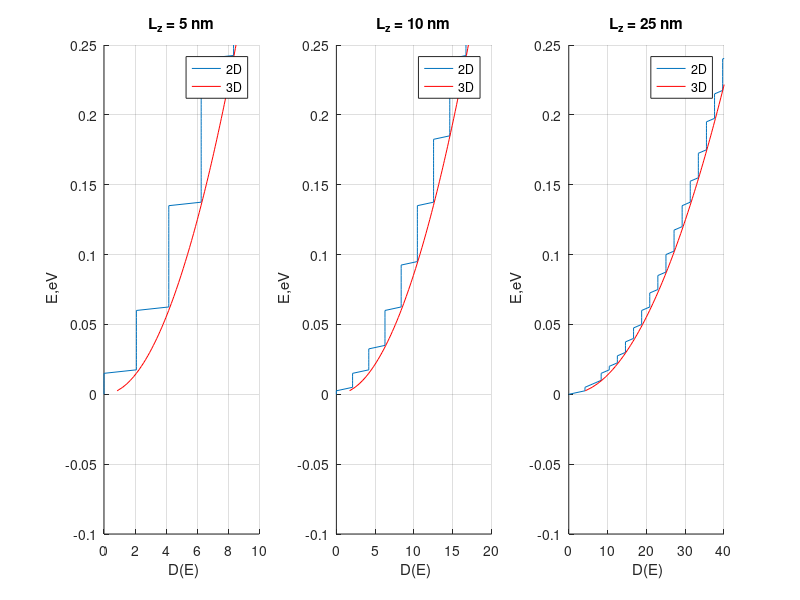

This chart was generated by the following MATLAB code:
clc
clear all 

hbar=1.055e-34;
m=9.110e-31;
e=1.602e-19;
L=1e-9;


Lz1=5e-9;
E0_1=(hbar^2)*(pi^2)/(2*m*Lz1^2);
E0_1 = E0_1/e;
D_2d_1=zeros(1,101);
for p=1:25
E=linspace(0,0.25,101);
thet=(E+abs(E))./(2*E);
EE=E-(p*p*E0_1);
theta=(EE+abs(EE))./(2*EE);
D_2d_1=D_2d_1+((L^2)*e*m*theta./(2*pi*hbar^2));
D_max_3D_1=(L^3)*e*m*thet.*real((2*m*E*e).^0.5)./(2*pi^2*hbar^3);
end


clear thet
clear theta
Lz2=10e-9;
E0_2=(hbar^2)*(pi^2)/(2*m*Lz2^2);
E0_2 = E0_2/e;
D_2d_2=zeros(1,101);
for p=1:25
E=linspace(0,0.25,101);
thet=(E+abs(E))./(2*E);
EE=E-(p*p*E0_2);
theta=(EE+abs(EE))./(2*EE);
D_2d_2=D_2d_2+((L^2)*e*m*theta./(2*pi*hbar^2));
D_max_3D_2=(L^3)*e*m*thet.*real((2*m*E*e).^0.5)./(2*pi^2*hbar^3);
end

clear thet
clear theta
Lz3=25e-9;
E0_3=(hbar^2)*(pi^2)/(2*m*Lz3^2);
E0_3 = E0_3/e;
D_2d_3=zeros(1,101);
for p=1:25
E=linspace(0,0.25,101);
thet=(E+abs(E))./(2*E);
EE=E-(p*p*E0_3);
theta=(EE+abs(EE))./(2*EE);
D_2d_3=D_2d_3+((L^2)*e*m*theta./(2*pi*hbar^2));
D_max_3D_3=(L^3)*e*m*thet.*real((2*m*E*e).^0.5)./(2*pi^2*hbar^3);
end

subplot(1,3,1)
hold on
plot(D_2d_1,E);
plot(D_max_3D_1.*Lz1/L,E,'r');
axis([0 10 -0.1 0.25]);
legend('2D','3D');
xlabel(' D(E)')
ylabel(' E,eV')
grid on
title('L_z = 5 nm')

subplot(1,3,2)
hold on
plot(D_2d_2,E);
plot(D_max_3D_2.*Lz2/L,E,'r');
axis([0 20 -0.1 0.25]);
legend('2D','3D');
xlabel(' D(E)')
ylabel(' E,eV')
grid on
title('L_z = 10 nm')

subplot(1,3,3)
hold on
plot(D_2d_3,E);
plot(D_max_3D_3.*Lz3/L,E,'r');
axis([0 40 -0.1 0.25]);
legend('2D','3D');
xlabel(' D(E)')
ylabel(' E,eV')
grid on
title('L_z = 25 nm')

